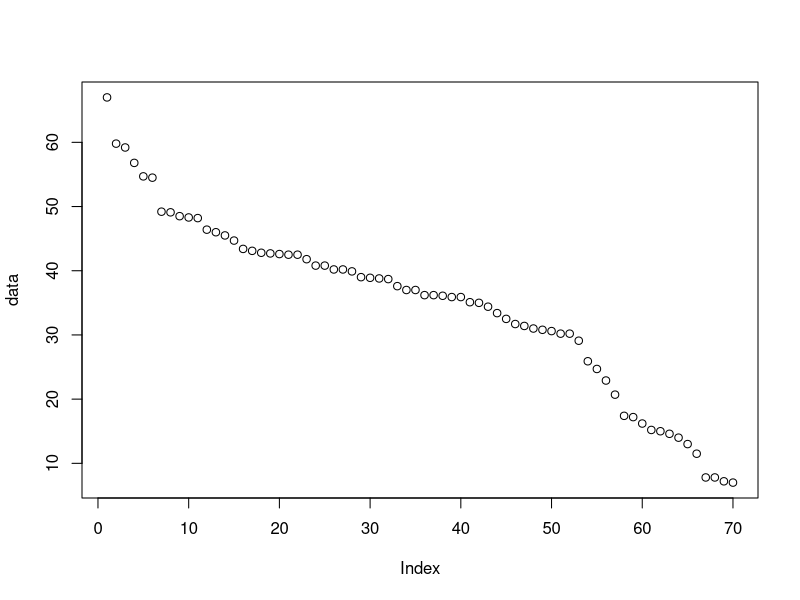
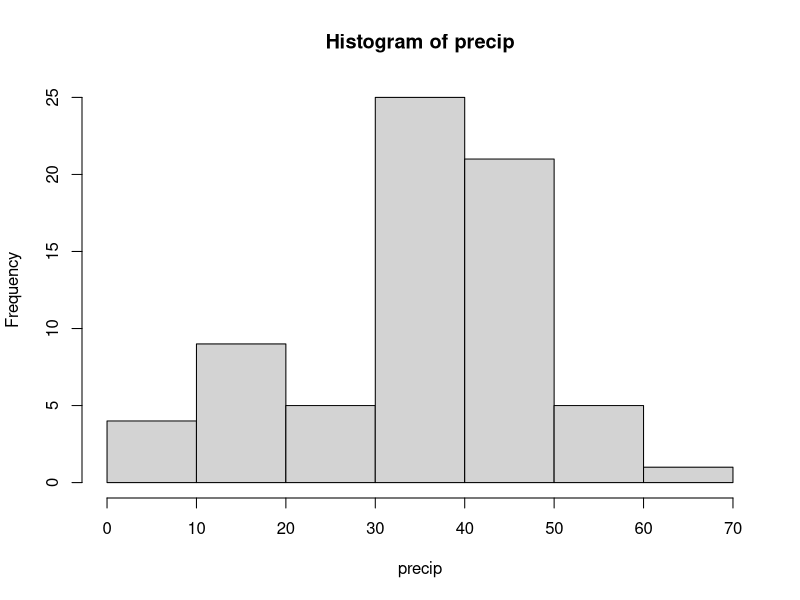

The R source for these figures, in order:
## ---- chunk 1
knitr::opts_chunk$set(echo = TRUE)
## ---- chunk 2
data("precip")
# summary(precip)
# View(precip)
## ---- chunk 3
# names(precip)[6]
"Sacramento" %in% names(precip)
## ---- chunk 4
data = sort(precip, decreasing = TRUE)
View(data)
head(names(data))
## ---- chunk 5
first = data[1]
last = tail(data, n=1)
first[1]/last[1]
## ---- chunk 6
plot(data)
mean(data)
closest = data[42]
closest
furthest = 67-mean(data)
furthest
## ---- chunk 7
hist(precip)
